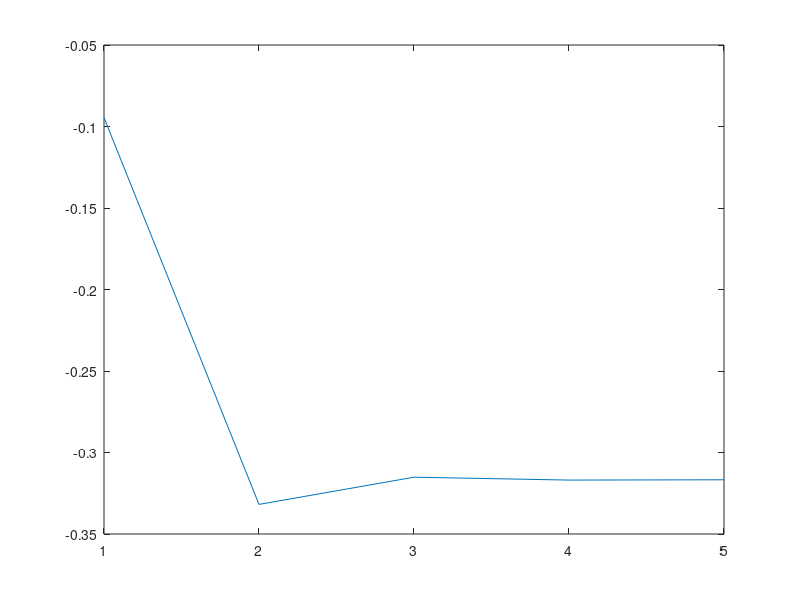

Write MATLAB code to recreate this figure.
prompt= ('Inroduce el numero de iteraciones: ');
n= input(prompt);
prompt= ('Introduce el valor inicial: ');
a= input(prompt);
VectorIt= 1:1:n;
for i=1:1:n
    if i==1
        x(i)=-cos(a)/3
    else
        x(i)=-cos(x(i-1))/3
    end
end
plot(VectorIt,x);